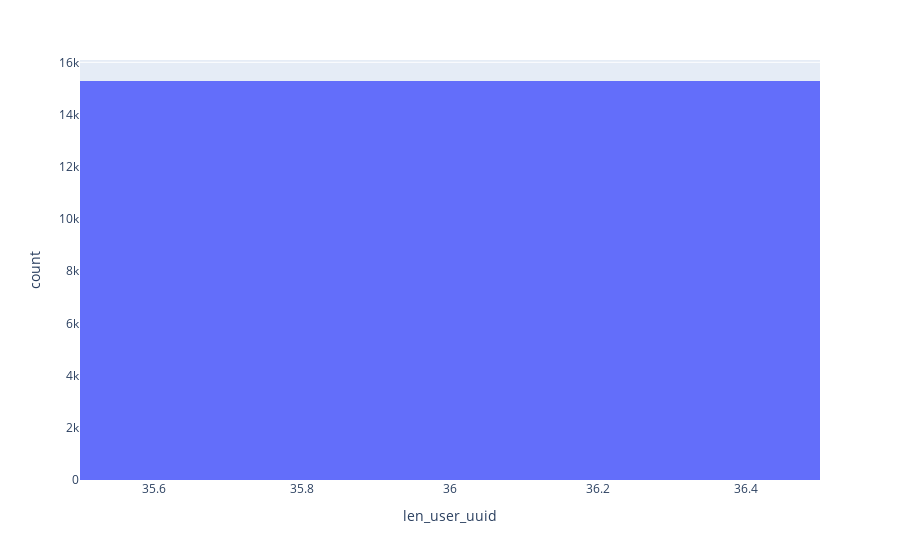

The code cell stored with this chart in its notebook:
### Code cell
import plotly.express as px

# Assuming 'orders_table_df2' is your DataFrame
legacy_users_df_filtered['len_user_uuid'] = legacy_users_df_filtered['user_uuid'].astype(str).apply(len)
unique_values_for_user_uuid = legacy_users_df_filtered['len_user_uuid'].unique()
print("List of unique values found in len_user_uuid: ", unique_values_for_user_uuid)

store_code_length = px.histogram(legacy_users_df_filtered, 'len_user_uuid')
store_code_length.show()

### Figure 1 — Plotly figure (JSON) as saved in the notebook; plotly's stock layout.template omitted (floating-point values rounded to 4 significant figures; data arrays with more than 128 entries replaced by an {"elided": "..."} marker saying what was removed)
{"data": [{"alignmentgroup": "True", "bingroup": "x", "hovertemplate": "len_user_uuid=%{x}<br>count=%{y}<extra></extra>", "legendgroup": "", "marker": {"color": "#636efa", "pattern": {"shape": ""}}, "name": "", "offsetgroup": "", "orientation": "v", "showlegend": false, "type": "histogram", "x": {"elided": "15284 int values"}, "xaxis": "x", "yaxis": "y"}], "layout": {"barmode": "relative", "legend": {"tracegroupgap": 0}, "margin": {"t": 60}, "xaxis": {"anchor": "y", "domain": [0, 1], "title": {"text": "len_user_uuid"}}, "yaxis": {"anchor": "x", "domain": [0, 1], "title": {"text": "count"}}}}
